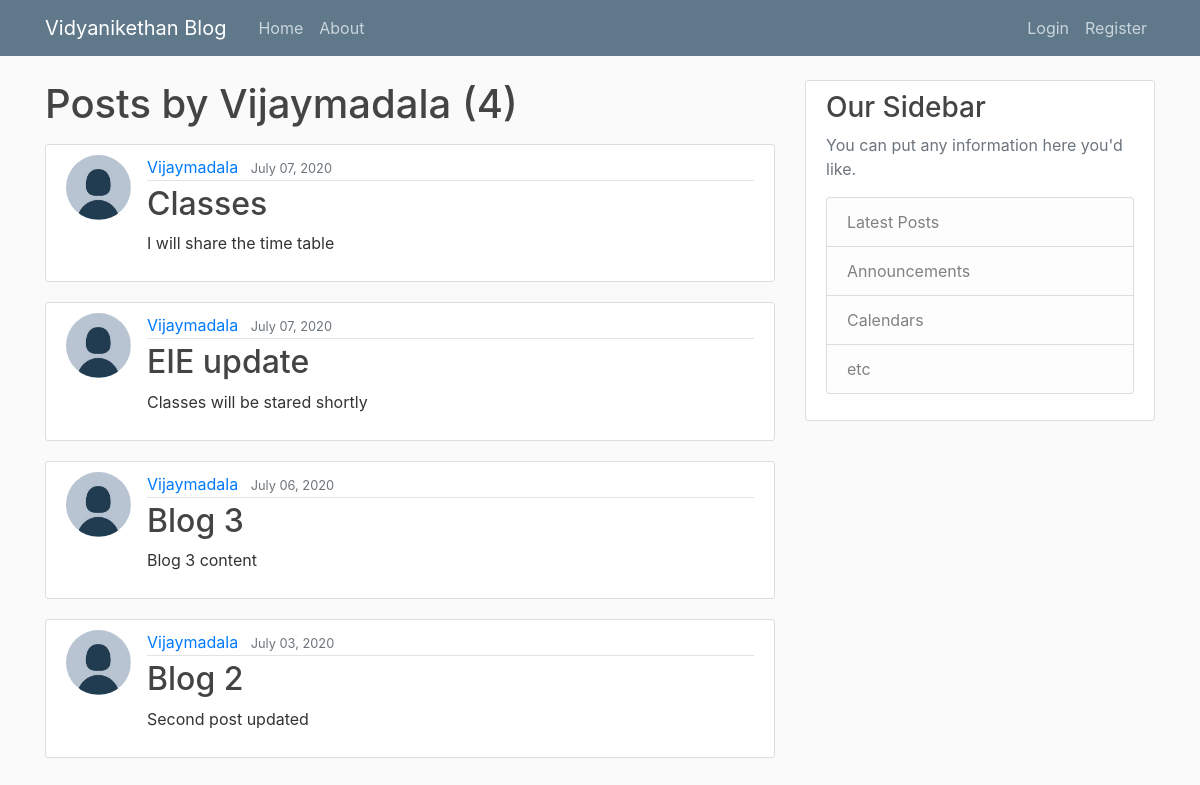
/user/Vijaymadala, run on the app's committed database.
### Blog/models.py (models this page shows, shortened)
class Post(models.Model):
	title = models.CharField(max_length=100)
	content = models.TextField()
	date_posted = models.DateTimeField(default=timezone.now)
	author = models.ForeignKey(User , on_delete=models.CASCADE)

### users/models.py (models this page shows, shortened)
class Profile(models.Model):
	user = models.OneToOneField(User, on_delete=models.CASCADE)
	image= models.ImageField(default='default.jpg',upload_to='profile_pics')

### Blog/views.py (the view)
# urls.py: path('user/<str:username>',UserPostListView.as_view(),name='user-posts'),
class UserPostListView(ListView):
	model = Post
	template_name = 'Blog/user_posts.html'
	context_object_name = 'posts'
	paginate_by = 5
	def get_queryset(self):
		user = get_object_or_404(User ,username=self.kwargs.get('username'))
		return Post.objects.filter(author=user).order_by('-date_posted')

### Blog/templates/Blog/user_posts.html (shortened to what this page needs)
{% extends "Blog/base.html" %}
{% block content %}
    <h1 class="mb-3" >Posts by {{ view.kwargs.username }} ({{ page_obj.paginator.count }})</h1>
	{% for post in posts%}
		<article class="media content-section">
		  <img class="rounded-circle article-img" src="{{ post.author.profile.image.url }}">
		  <div class="media-body">
		    <div class="article-metadata">
		      <a class="mr-2" href="{% url 'user-posts' post.author.username %}">{{ post.author }}</a>
			  <small class="text-muted">{{ post.date_posted|date:"F d, Y" }}</small>
		    </div>
		    <h2><a class="article-title" href="{% url 'post-detail' post.id %}">{{ post.title }}</a></h2>
		    <p class="article-content">{{ post.content }}</p>
		  </div>
		</article>
	{% endfor %}
{% endblock content %}

### Blog/static/Blog/main.css (style rules this page uses)
body { background: #fafafa; color: #333333; margin-top: 5rem; }
h1, h2, h3, h4, h5, h6 { color: #444444; }
.content-section { background: #ffffff; padding: 10px 20px; border: 1px solid #dddddd; border-radius: 3px; margin-bottom: 20px; }
.article-title { color: #444444; }
.article-content { white-space: pre-line; }
.article-img { height: 65px; width: 65px; margin-right: 16px; }
.article-metadata { padding-bottom: 1px; margin-bottom: 4px; border-bottom: 1px solid #e3e3e3 }

### data on the page
Post: author.profile.image (placeholder picture), author "Vijaymadala", date_posted "July 07, 2020", title "Classes", content "I will share the time table"
Post: author.profile.image (placeholder picture), author "Vijaymadala", date_posted "July 07, 2020", title "EIE update", content "Classes will be stared shortly"
Post: author.profile.image (placeholder picture), author "Vijaymadala", date_posted "July 06, 2020", title "Blog 3", content "Blog 3 content"
Post: author.profile.image (placeholder picture), author "Vijaymadala", date_posted "July 03, 2020", title "Blog 2", content "Second post updated"

### other printed values
{{ view.kwargs.username }} "Vijaymadala"
{{ page_obj.paginator.count }} "4"
